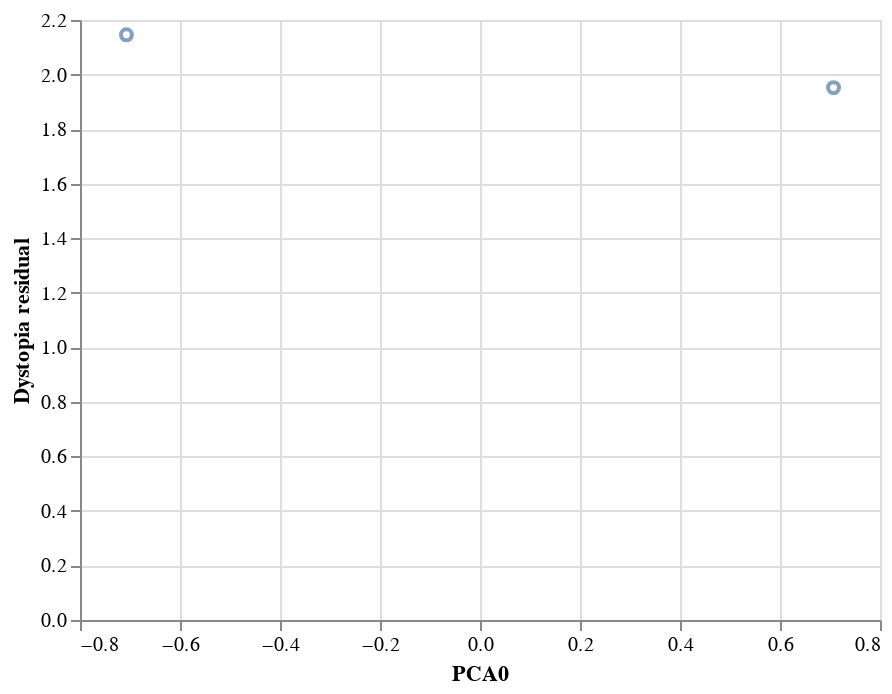

Notebook source saved alongside this figure:
### Code cell
neg_urbanization_residual_value.get_pca_chart(1)

### Figure 1 — Vega-Lite specification as saved in the notebook (floating-point values rounded to 4 significant figures)
{"config": {"view": {"continuousWidth": 400, "continuousHeight": 300}}, "data": {"name": "data-de7d9cebfeba6c27326905f4f1c70efc"}, "mark": "point", "encoding": {"x": {"field": "PCA0", "type": "quantitative"}, "y": {"field": "Dystopia residual", "type": "quantitative"}}, "$schema": "https://vega.github.io/schema/vega-lite/v4.17.0.json", "datasets": {"data-de7d9cebfeba6c27326905f4f1c70efc": [{"PCA0": 0.7071, "Dystopia residual": 1.952}, {"PCA0": -0.7071, "Dystopia residual": 2.146}]}}
